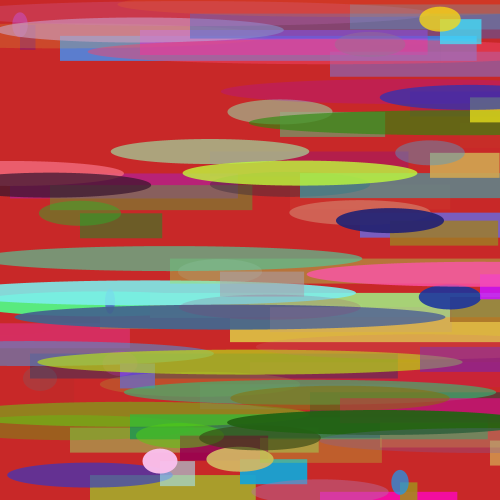
Frame 1 (no input)
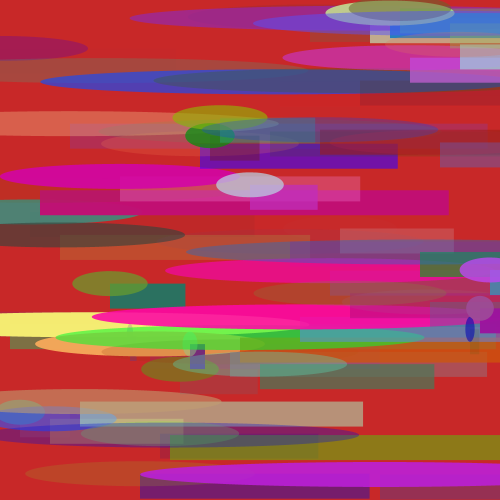
Frame 60 (the mouse pressed at the canvas centre just before this capture)
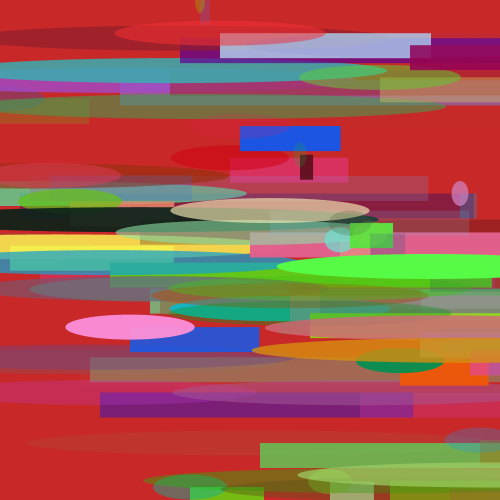
Frame 120 (the mouse held since frame 60 and released just before this capture)

The Processing sketch that drew these frames (run headless with seeded random() and noise(); from frame 60 on, the mouse is pressed at the canvas centre):

// Processing sketch: processing_98003
// ── processing_98003.pde

void setup(){
  size(500,500);
}

void draw(){
  background(200,40,40);
  for(int i=0;i<500;i=i+10)
{
  float r=random(500);
  float j=random(500);
  float color1=random(255);
  float color2=random(255);
  float color3=random(255);
  float opacity=random(255);
  noStroke();
  frameRate(10);
  fill(color1,color2,color3,opacity);
  rect(i,r,j,25);
  
  float a=random(500);
  float b=random(500);
  float color4=random(255);
  float color5=random(255);
  float color6=random(255);
  float opacity2=random(255);
  noStroke();
  frameRate(10);
  fill(color3,color4,color5,opacity2);
  ellipse(i,r,j,25);
  

}
}
